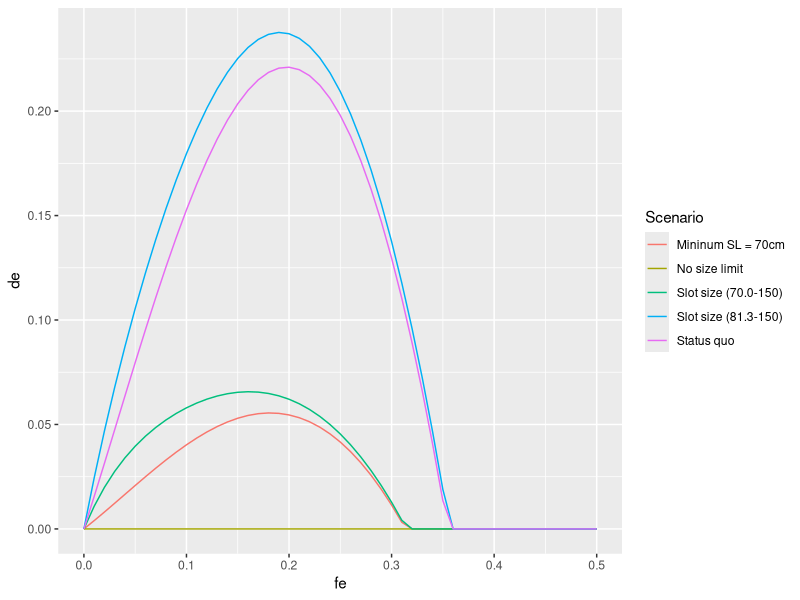

Write R code to recreate this figure. (Note: this script raises an error after producing the figure.)
# -------------------------------------------------------------------------- ##
# Halitosis.R
# Written by Steve Martell,  IPHC
# Date: Jan 8, 2012
# 
# Feb 7, 2011.  Added multiple growth groups to allow for cumulative effects
# of size selective fishing.  Need to show how mean weigth-at-age decreases
# with increasing fishing mortality rates.
# 
# SCENARIOS FOR HALIBUT PAPER
# 1) Status quo. 83.3cm minimum size limit
# 2) No size limits
# 3) 60cm minimum size limit
# 4) slot limit 81.3-150 cm
# 5) slot limit 60-150 cm
# -------------------------------------------------------------------------- ##

# -------------------------------------------------------------------------- ##
# Libraries
require(Hmisc)
require(ggplot2)
require(reshape2)
# -------------------------------------------------------------------------- ##

# Data and other constants
A	<- 35	# maximum age.
G	<- 21	# number of growth groups
S	<- 2	# number of sexes
dim	<- c(A, G, S)
age	<- 1:A	# vector of ages
pg	<- dnorm(seq(-3, 3, length=G), 0, 1); pg <- pg/sum(pg)

# Population parameters 
bo		<- 100.0			# unfished female spawning biomass
h		<- 0.75				# steepness
dm		<- 0.16				# discard mortality rate
THETA <- data.frame(bo=bo, h=h, dm=dm)

# Selectivity parameters (cm)
lhat	<- 97.132
lhat	<- 87.132
ghat	<- 1/0.1667
slim	<- 81.28
ulim	<- 150
cvlm	<- 0.1




# Sex specific parameters (female, male).
m		<- c(0.15, 0.18)			# natural mortality rate
a50		<- rep(10.91, 2)			# age at 50% maturity
k50		<- rep(1.406, 2)			# std at 50% maturity
a		<- rep(6.92e-6, 2)			# length-weight allometry
b		<- rep(3.24, 2)				# length-weight allometry
linf	<- c(145, 110)				# Range female 145-190, male 110-155 (cm)
k		<- c(0.1, 0.12)				# eyeballed growth pars from Clark & Hare 2002.
CVlinf  <- c(0.1, 0.1)				# CV in the asymptotic length

PHI	<- data.frame(m=m, a50=a50, k50=k50, a=a, b=b, linf=linf, k=k, CVlinf=CVlinf)
rownames(PHI)=c("Female", "Male")


# Halibut prices (10-20) (20-40) (40+)
# $6.75  $7.30  $7.50  In Homer Alaska.
fe		<- seq(0, 0.5, b=0.01)

lifeh	<-
function(fe = 0)
{
	# Life history and age-schedule information
	lx	<- array(0, dim)
	la	<- array(0, dim)
	wa	<- array(0, dim)
	fa	<- array(0, dim)
	pa	<- array(0, dim)	# price per pound 
	ma	<- plogis(age, a50, k50)
	for(i in 1:S)
	{
		lx[,,i]  <- exp(-m[i])^(age-1)
		lx[A,,i] <- lx[A,,i]/(1-exp(-m[i]))
		
		# growth
		'vonb'  <- function(linf,k) len <- linf*(1-exp(-k*age))
		dev     <- linf[i]*CVlinf[i]
		linf.g  <- seq(linf[i]-dev, linf[i]+dev, length=G)
		la[,,i] <- sapply(linf.g, vonb,k=k[i])
		wa[,,i] <- a[i]*la[,,i]^b[i]
		
		# maturity (this assumes maturity at a fixed age)
		fa[,,i] <- ma*wa[,,i]
	}
	
	# Length-based selectivity (length-based -> age-based)
	sc	<- array(0, dim)
	sr	<- array(0, dim)
	sd	<- array(0, dim)
	va	<- array(0, dim)
	std	<- cvlm*slim+1.e-30
	for(i in 1:S)
	{
		sc[,,i]  <- plogis(la[,,i],location=lhat, scale=ghat)
		sr[,,i]  <- plogis(la[,,i],location=slim, scale=std) - plogis(la[,,i],location=ulim, scale=std)
		sd[,,i]  <- 1-sr[,,i]
		va[,,i]  <- sc[,,i]*(sr[,,i]+sd[,,i]*dm)
	}
	
	# Age-specific total mortality, survival, retention, and discard rate.
	za	<- array(0, dim)
	sa	<- array(0, dim)
	qa	<- array(0, dim)
	da	<- array(0, dim)
	for(i in 1:S)
	{
		za[,,i]  <- m[i] + fe*va[,,i]
		sa[,,i]  <- exp(-za[,,i])
		qa[,,i]  <- (sc[,,i]*sr[,,i]) * (1-sa[,,i])/za[,,i]
		da[,,i]  <- (sc[,,i]*sd[,,i]) * (1-sa[,,i])/za[,,i]
	}
	# za	<- m+fe*va
	# sa	<- exp(-za)
	# qa	<- (sc*sr)*(1.-sa)/za	# fraction retained
	# da	<- (sc*sd)*(1.-sa)/za	# fraction discarded
	
	# Survivorship under fished conditions lz(A, G, S)
	lz	<- array(1, dim)
	for(i in 1:S)
	{
		for(j in 2:A)
		{
			lz[j,,i] <- lz[j-1,,i]*exp(-za[j-1,,i])
		}
		lz[A,,i] <- lz[A,,i]/(1-exp(-za[A,,i]))
	}
	
	
	# price premiums based on fish weight
	pa[wa<10]  <- 0.00
	pa[wa>=10] <- 6.75
	pa[wa>=20] <- 7.30
	pa[wa>=40] <- 7.50
	
	return(list(la=la, wa=wa, fa=fa, lz=lz, pa=pa*wa, va=va))
}

plot.AgeSchedule <- function()
{
	U   <- lifeh(0.2)
	mU  <- melt(U)
	colnames(mU) <- c("Age","G","Sex","value","type")
	mU$pg  <- pg[mU$G]
	mU$Sex[mU$Sex==1] = "Female"
	mU$Sex[mU$Sex==2] = "Male"
	
	p   <- ggplot(mU)
	p   <- p + geom_point(aes(x=Age, y=value, col=Sex, alpha=pg))
	p   <- p + facet_wrap(~type, scale="free")
	
	print(p)
	dev.copy2pdf(file="../FIGS/AgeSchedule.pdf")
	
}





tsasm	<- 
function(fe=0, slim=0, ulim=1000, dm=0.16)
{
	# A two sex age structured model. #
	
	
	# Age-schedule information
	# Survivorship array lx(A, G, S)
	lx	<- array(0, dim)
	la	<- array(0, dim)
	wa	<- array(0, dim)
	fa	<- array(0, dim)
	pa	<- array(0, dim)	# price per pound 
	ma	<- plogis(age, a50, k50)
	for(i in 1:S)
	{
		lx[,,i]  <- exp(-m[i])^(age-1)
		lx[A,,i] <- lx[A,,i]/(1-exp(-m[i]))
		
		# growth
		'vonb'  <- function(linf,k) len <- linf*(1-exp(-k*age))
		dev     <- linf[i]*CVlinf[i]
		linf.g  <- seq(linf[i]-dev, linf[i]+dev, length=G)
		la[,,i] <- sapply(linf.g, vonb,k=k[i])
		wa[,,i] <- a[i]*la[,,i]^b[i]
		
		# maturity (this assumes maturity at a fixed age)
		fa[,,i] <- ma*wa[,,i]
	}
	
	# price premiums based on fish weight
	pa[wa<10]  <- 3.00
	pa[wa>=10] <- 6.75
	pa[wa>=20] <- 7.30
	pa[wa>=40] <- 7.50
	
	# lx	<- sapply(age, function(age) exp(-m)^(age-1) )
	# lx[, A] <- lx[, A]/(1-exp(-m))
	# la	<- sapply(age, function(age) linf*(1-exp(-k*age)))
	# wa	<- a*la^b
	# ma	<- plogis(age, a50, k50)
	# fa	<- t(t(wa)*ma)
	
	# Derivation of S-R parameters (Ricker model)
	# Re = Ro*[(log(kap)-log(phi.E/phi.e))/log(kap)]
	# Assume 50:50 sex ratio at birth
	kap		<- (5*h)^(5/4)
	phi.E	<- sum(t(t(lx[,,1]*fa[,,1])*pg))
	#phi.E	<- as.double(lx[1, ] %*% fa[1, ])
	ro		<- bo/phi.E
	
	# Length-based selectivity (length-based -> age-based)
	sc	<- array(0, dim)
	sr	<- array(0, dim)
	sd	<- array(0, dim)
	va	<- array(0, dim)
	std	<- cvlm*slim+1.e-30
	for(i in 1:S)
	{
		sc[,,i]  <- plogis(la[,,i],location=lhat, scale=ghat)
		sr[,,i]  <- plogis(la[,,i],location=slim, scale=std) - plogis(la[,,i],location=ulim, scale=std)
		sd[,,i]  <- 1-sr[,,i]
		va[,,i]  <- sc[,,i]*(sr[,,i]+sd[,,i]*dm)
	}
	# sc	<- t(apply(la,1,plogis,location=lhat,scale=ghat))
	# std	<- cvlm*slim+1.e-30
	# sr	<- t(apply(la,1,plogis,location=slim,scale=std))
	# sd	<- 1-sr
	# va	<- sc*(sr+sd*dm)		# age-specific probability of dying due to F
	
	# Age-specific total mortality, survival, retention, and discard rate.
	za	<- array(0, dim)
	sa	<- array(0, dim)
	qa	<- array(0, dim)
	da	<- array(0, dim)
	for(i in 1:S)
	{
		za[,,i]  <- m[i] + fe*va[,,i]
		sa[,,i]  <- exp(-za[,,i])
		qa[,,i]  <- (sc[,,i]*sr[,,i]) * (1-sa[,,i])/za[,,i]
		da[,,i]  <- (sc[,,i]*sd[,,i]) * (1-sa[,,i])/za[,,i]
	}
	# za	<- m+fe*va
	# sa	<- exp(-za)
	# qa	<- (sc*sr)*(1.-sa)/za	# fraction retained
	# da	<- (sc*sd)*(1.-sa)/za	# fraction discarded
	
	# Survivorship under fished conditions lz(A, G, S)
	lz	<- array(1, dim)
	for(i in 1:S)
	{
		for(j in 2:A)
		{
			lz[j,,i] <- lz[j-1,,i]*exp(-za[j-1,,i])
		}
		lz[A,,i] <- lz[A,,i]/(1-exp(-za[A,,i]))
	}
	# lz	<- matrix(1, 2, A)
	# for(i in 2:A)
	# {
	# 	lz[, i] <- lz[, i-1]*exp(-za[, i-1])
	# 	if(i==A)
	# 	{
	# 		lz[, A] <- lz[, A]/(1-exp(-za[, i-1]))
	# 	}
	# }
	
	# Incidence functions
	phi.e	<- sum( t(lz[,,1]*fa[,,1])*pg )
	#phi.e	<- as.double(lz[1, ] %*% fa[1, ])
	
	# Equilibrium calculations
	t1		<- log(phi.E/(kap*phi.e))
	t2		<- (log(kap)*phi.e)
	re		<- max(0, -(t1*ro*phi.E)/t2)
	be		<- re * phi.e
	ye		<- 0
	de		<- 0
	ypr		<- 0
	wbar	<- rep(0, S)
	wdot	<- matrix(0,nrow=S, ncol=A)
	for(i in 1:S)
	{
		ye  <- ye + sum( re * fe * t(lz[,,i]*wa[,,i]*qa[,,i])*pg )
		de	<- de + sum( re * fe * dm * t(lz[,,i]*wa[,,i]*da[,,i])*pg )
		ypr <- ypr + sum( fe * t(lz[,,i]*wa[,,i]*qa[,,i])*pg )
		
		# Average weigth of a 10-year old fish (female & male)
		tmp		<- t(lz[,,i]*wa[,,i])*pg
		tmpn	<- t(lz[,,i])*pg
		wbar[i] <- weighted.mean(wa[10,,i], tmpn[,10])
		
		# Average weight-at-age for each sex.
		tmp     <- t(tmpn)
		P       <- tmp/rowSums(tmp)
		wdot[i,] <- rowSums(wa[,,i]*P)
	}
	spr		<- phi.e/phi.E
	
	
	# Need to calculate landed value per recruit versus slim and fe
	# using the price and size categories from above.
	# How many millions of dollars in Halibut are discarded each year?
	landed.value	<- 0
	discard.value	<- 0
	for(i in 1:S)
	{
		t1 <- sum(re * fe * t(lz[,,i]*wa[,,i]*qa[,,i]*pa[,,i])*pg)
		landed.value  <- landed.value + t1
		t2 <- sum(re * fe * dm * t(lz[,,i]*wa[,,i]*da[,,i]*pa[,,i])*pg)
		discard.value <- discard.value + t2
	}
	
	# b<- seq(0, 2*bo, length=100)
	# r<- kap*b*exp(-log(kap)*b/bo)/phi.E
	# plot(b, r)
	# points(bo, ro, pch=20, col=2)
	# points(be, re, pch=20, col=3)
	return(c(fe=fe, re=re, be=be, ye=ye, 
		de=de, spr=spr, ypr=ypr, 
		dep=be/bo, wbar.f10=wbar[1], wbar.m10=wbar[2], 
		landed.value=landed.value, 
		discard.value=discard.value ))
		# List objects don't work here.
		#, wdot.f=list(wdot[1,]), wdot.m=list(wdot[2,]) ))
}

.equil	<-
function(arg="ye", dm=0.17)
{
	fn	<- function(fe=0, slim=0, dm=dm)
	{
		tmp <- tsasm(fe, slim, dm)
		idx <- which(names(tmp)==arg)
		return(as.double(tmp[idx]))
	}
	V	<- Vectorize(fn, c("fe", "slim"))
	fe	<- seq(0, 0.45, length=20)
	sl	<- seq(60, 100, length=20)
	Z	<- outer(fe, sl, V, dm)
	obj	<- list(x=fe, y=sl, Z=Z)
	class(obj) <- "isopleth"
	return(obj)
}

plot.isopleth <- 
function(obj, ...)
{
	# Plots the contour plot for the contour class
	x <- obj$x
	y <- obj$y
	z <- obj$Z
	
	#contour(x, y, z, ...)
	mx <- melt(z)
	names(mx) <- c("x","y","z")
	g=ggplot(mx,aes(x=x,y=y,z=z))+stat_contour()
	print(g)
}

# SCENARIOS
lambda = 0.16
S1 = data.frame(Scenario="Status quo", t(sapply(fe, tsasm, slim=81.3, dm=lambda)))
S2 = data.frame(Scenario="No size limit", t(sapply(fe, tsasm, slim=0.00, dm=lambda)))
S3 = data.frame(Scenario="Mininum SL = 70cm", t(sapply(fe, tsasm, slim=70.0, dm=lambda)))
S4 = data.frame(Scenario="Slot size (81.3-150)", t(sapply(fe, tsasm, slim=81.3, dm=lambda, ulim=150)))
S5 = data.frame(Scenario="Slot size (70.0-150)", t(sapply(fe, tsasm, slim=70.0, dm=lambda, ulim=150)))

DF = rbind(S1, S2, S3, S4, S5)

p<-ggplot(DF,aes(x=fe,y=de,col=Scenario)) +geom_line()
print(p+opts(title="Wastage"))
dev.copy2pdf(file="../FIGS/fig:wastage.pdf", width=10, height=7.5)

p<-ggplot(DF,aes(x=fe,y=spr,col=Scenario)) +geom_line()
print(p+opts(title="Relative spawning biomass per recruit"))

p<-ggplot(DF,aes(x=fe,y=ypr,col=Scenario)) +geom_line()
print(p+opts(title="Yield per recruit"))

p<-ggplot(DF,aes(x=fe,y=ye,col=Scenario)) +geom_line()
print(p+opts(title="Equilibrium yield"))
dev.copy2pdf(file="../FIGS/fig:yield.pdf", width=10, height=7.5)

p<-ggplot(DF,aes(x=fe,y=landed.value,col=Scenario)) +geom_line()
print(p+opts(title="Landed Value"))

p<-ggplot(DF,aes(x=fe,y=discard.value,col=Scenario)) +geom_line()
print(p+opts(title="Value of dead discards"))


# A key question is for every pound of bycatch what is the corresponding
# yield loss to the directed fishery. This is computed by IPHC as the 
# yield loss ration = (Wt. of future yield loss)/(Wt. of bycatch).  The wt. of 
# the bycatch is straight forward. The yield loss is the difference between
# the yield obtained with discard mortality =0 and discard mortality =0.17

oldfun <-function()
{
	SPR <- .equil("spr", dm=dm)
	SPR0<- .equil("spr", dm=0)
	YE  <- .equil("ye", dm=dm)
	YE0 <- .equil("ye", dm=0)
	BE  <- .equil("be", dm=dm)
	BE0 <- .equil("be", dm=0)
	DE	<- .equil("de", dm=dm)
	W.F <- .equil("wbar.f", dm=dm)
	W.M <- .equil("wbar.m", dm=dm)
	LV	<- .equil("landed.value", dm=dm)
	DV	<- .equil("discard.value", dm=dm)

	# REPORT SECTION
	par(mfcol=c(1, 1), las=1)
	isolvl <- c(0.35, seq(0, 1, by=0.1))
	isolwd <- c(2, rep(1, 11))
	xl     <- "Fishing mortality"
	yl     <- "Size limit (cm)"
	plot(SPR,xlab=xl,ylab=yl,levels=isolvl,lwd=isolwd,main="Spawn potential ratio")
	plot(YE ,xlab=xl,ylab=yl,main="Equilibrium yield")
	plot(DE ,xlab=xl,ylab=yl,main="Discarded yield")
	X = DE
	X$Z = (YE0$Z-YE$Z)/(DE$Z)
	plot(X, xlab=xl,ylab=yl,main="Yield loss ratio")

	#The following in the spawning biomass per recruit lost per 
	#unit of discard. This should be the spawning biomass,  not SPR
	SE = DE
	SE$Z = (BE0$Z-BE$Z)/(DE$Z)
	plot(SE, add=TRUE, col="blue", levels=seq(0, 10, by=.25))

	E=DE
	E$Z = YE$Z/(YE$Z+DE$Z)
	plot(E, add=TRUE, col="red")

	par(mfcol=c(2, 2))
	plot(W.F, xlab=xl, ylab=yl, main="Mean weight of age-10 females")
	plot(W.M, xlab=xl, ylab=yl, main="Mean weight of age-10 males")
	plot(LV, xlab=xl, ylab=yl, main="Landed Value ($$)")
	X = LV
	X$Z = DV$Z/LV$Z
	plot(X, xlab=xl, ylab=yl, main="Discard Value/Landed Value")
}
